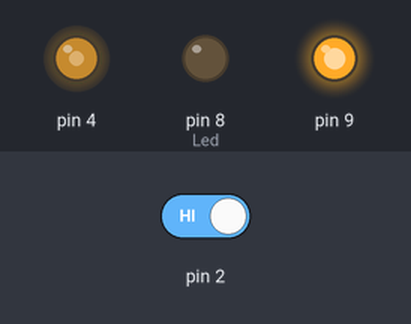
A sketch run on a simulated Arduino Uno, built for the host (arithmetic inside an expression is 32-bit, double 64-bit). On the bench: output pins drawn as LEDs (lit = HIGH). The inputs (shaded band) are chosen by the test bench; at power-on: pin 2 HIGH. Pins used as bus, display or sensor lines are not drawn.

Above: at 0.8 s.
At 2.1 s:
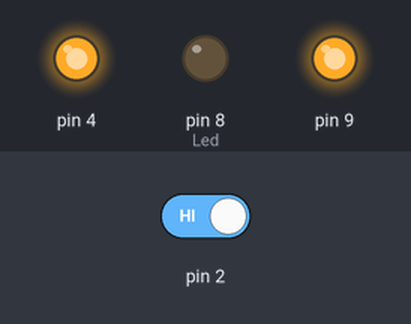
2.2 s: pin 2 driven LOW
At 2.59 s:
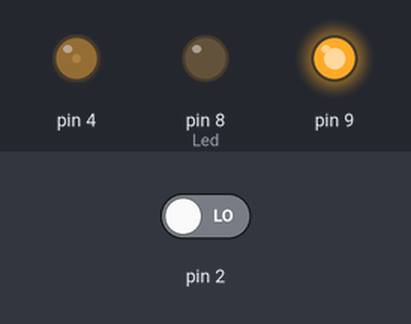
Timing chart, 0 to 5.2 s (numbered marks = the images above; inputs shaded):
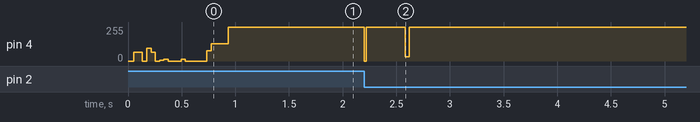

Measured:
- after the input at 2.2 s, pin 4: 255/255 → 0/255 at once, → 255/255 0.02 s later, → 31/255 0.36 s later, → 255/255 0.04 s later

The sketch:

VoiceLED.ino
```cpp
#include <ld3320.h>

VoiceRecognition Voice;                         //声明一个语音识别对象

#define Led 8                                   //定义LED控制引脚

void setup()
{
    pinMode(Led,OUTPUT);                        //初始化LED引脚为输出模式
    digitalWrite(Led,LOW);                      //LED引脚低电平

    Voice.init();                               //初始化VoiceRecognition模块
    Voice.addCommand("kai deng",0);             //添加指令，参数（指令内容，指令标签（可重复））
    Voice.addCommand("guan deng",1);            //添加指令，参数（指令内容，指令标签（可重复））
    Voice.start();//开始识别
}
void loop() {
  switch(Voice.read())                          //判断识别
  {
    case 0:                                     //若是指令“kai deng”
	digitalWrite(Led,HIGH);                 //点亮LED
        break;
    case 1:                                     //若是指令“guan deng”
	digitalWrite(Led,LOW);//熄灭LED
        break;
    default:
        break;
  }
}
```

PinMap.h
```cpp
// (licence header left out)
// Warning this file was generated by a program.
#ifndef PinMap_h
#define PinMap_h
#include <avr/io.h>
//------------------------------------------------------------------------------
/** struct for mapping digital pins */
struct pin_map_t {
  volatile uint8_t* ddr;
  volatile uint8_t* pin;
  volatile uint8_t* port;
  uint8_t bit;
};
//------------------------------------------------------------------------------
#if defined(__AVR_ATmega1280__) || defined(__AVR_ATmega2560__)
// Mega

// Two Wire (aka I2C) ports
uint8_t const SDA_PIN = 20;
uint8_t const SCL_PIN = 21;

// SPI port
uint8_t const SS_PIN = 53;
uint8_t const MOSI_PIN = 51;
uint8_t const MISO_PIN = 50;
uint8_t const SCK_PIN = 52;

static const pin_map_t digitalPinMap[] = {
  {&DDRE, &PINE, &PORTE, 0},  // E0  0
  {&DDRE, &PINE, &PORTE, 1},  // E1  1
  {&DDRE, &PINE, &PORTE, 4},  // E4  2
  {&DDRE, &PINE, &PORTE, 5},  // E5  3
  {&DDRG, &PING, &PORTG, 5},  // G5  4
  {&DDRE, &PINE, &PORTE, 3},  // E3  5
  {&DDRH, &PINH, &PORTH, 3},  // H3  6
  {&DDRH, &PINH, &PORTH, 4},  // H4  7
  {&DDRH, &PINH, &PORTH, 5},  // H5  8
  {&DDRH, &PINH, &PORTH, 6},  // H6  9
  {&DDRB, &PINB, &PORTB, 4},  // B4 10
  {&DDRB, &PINB, &PORTB, 5},  // B5 11
  {&DDRB, &PINB, &PORTB, 6},  // B6 12
  {&DDRB, &PINB, &PORTB, 7},  // B7 13
  {&DDRJ, &PINJ, &PORTJ, 1},  // J1 14
  {&DDRJ, &PINJ, &PORTJ, 0},  // J0 15
  {&DDRH, &PINH, &PORTH, 1},  // H1 16
  {&DDRH, &PINH, &PORTH, 0},  // H0 17
  {&DDRD, &PIND, &PORTD, 3},  // D3 18
  {&DDRD, &PIND, &PORTD, 2},  // D2 19
  {&DDRD, &PIND, &PORTD, 1},  // D1 20
  {&DDRD, &PIND, &PORTD, 0},  // D0 21
  {&DDRA, &PINA, &PORTA, 0},  // A0 22
  {&DDRA, &PINA, &PORTA, 1},  // A1 23
  {&DDRA, &PINA, &PORTA, 2},  // A2 24
  {&DDRA, &PINA, &PORTA, 3},  // A3 25
  {&DDRA, &PINA, &PORTA, 4},  // A4 26
  {&DDRA, &PINA, &PORTA, 5},  // A5 27
  {&DDRA, &PINA, &PORTA, 6},  // A6 28
  {&DDRA, &PINA, &PORTA, 7},  // A7 29
  {&DDRC, &PINC, &PORTC, 7},  // C7 30
  {&DDRC, &PINC, &PORTC, 6},  // C6 31
  {&DDRC, &PINC, &PORTC, 5},  // C5 32
  {&DDRC, &PINC, &PORTC, 4},  // C4 33
  {&DDRC, &PINC, &PORTC, 3},  // C3 34
  {&DDRC, &PINC, &PORTC, 2},  // C2 35
  {&DDRC, &PINC, &PORTC, 1},  // C1 36
  {&DDRC, &PINC, &PORTC, 0},  // C0 37
  {&DDRD, &PIND, &PORTD, 7},  // D7 38
  {&DDRG, &PING, &PORTG, 2},  // G2 39
  {&DDRG, &PING, &PORTG, 1},  // G1 40
  {&DDRG, &PING, &PORTG, 0},  // G0 41
  {&DDRL, &PINL, &PORTL, 7},  // L7 42
  {&DDRL, &PINL, &PORTL, 6},  // L6 43
  {&DDRL, &PINL, &PORTL, 5},  // L5 44
  {&DDRL, &PINL, &PORTL, 4},  // L4 45
  {&DDRL, &PINL, &PORTL, 3},  // L3 46
  {&DDRL, &PINL, &PORTL, 2},  // L2 47
  {&DDRL, &PINL, &PORTL, 1},  // L1 48
  {&DDRL, &PINL, &PORTL, 0},  // L0 49
  {&DDRB, &PINB, &PORTB, 3},  // B3 50
  {&DDRB, &PINB, &PORTB, 2},  // B2 51
  {&DDRB, &PINB, &PORTB, 1},  // B1 52
  {&DDRB, &PINB, &PORTB, 0},  // B0 53
  {&DDRF, &PINF, &PORTF, 0},  // F0 54
  {&DDRF, &PINF, &PORTF, 1},  // F1 55
  {&DDRF, &PINF, &PORTF, 2},  // F2 56
  {&DDRF, &PINF, &PORTF, 3},  // F3 57
  {&DDRF, &PINF, &PORTF, 4},  // F4 58
  {&DDRF, &PINF, &PORTF, 5},  // F5 59
  {&DDRF, &PINF, &PORTF, 6},  // F6 60
  {&DDRF, &PINF, &PORTF, 7},  // F7 61
  {&DDRK, &PINK, &PORTK, 0},  // K0 62
  {&DDRK, &PINK, &PORTK, 1},  // K1 63
  {&DDRK, &PINK, &PORTK, 2},  // K2 64
  {&DDRK, &PINK, &PORTK, 3},  // K3 65
  {&DDRK, &PINK, &PORTK, 4},  // K4 66
  {&DDRK, &PINK, &PORTK, 5},  // K5 67
  {&DDRK, &PINK, &PORTK, 6},  // K6 68
  {&DDRK, &PINK, &PORTK, 7}   // K7 69
};
//------------------------------------------------------------------------------
#elif defined(__AVR_ATmega644P__) || defined(__AVR_ATmega644__)
// Sanguino

// Two Wire (aka I2C) ports
uint8_t const SDA_PIN = 17;
uint8_t const SCL_PIN = 18;

// SPI port
uint8_t const SS_PIN = 4;
uint8_t const MOSI_PIN = 5;
uint8_t const MISO_PIN = 6;
uint8_t const SCK_PIN = 7;

static const pin_map_t digitalPinMap[] = {
  {&DDRB, &PINB, &PORTB, 0},  // B0  0
  {&DDRB, &PINB, &PORTB, 1},  // B1  1
  {&DDRB, &PINB, &PORTB, 2},  // B2  2
  {&DDRB, &PINB, &PORTB, 3},  // B3  3
  {&DDRB, &PINB, &PORTB, 4},  // B4  4
  {&DDRB, &PINB, &PORTB, 5},  // B5  5
  {&DDRB, &PINB, &PORTB, 6},  // B6  6
  {&DDRB, &PINB, &PORTB, 7},  // B7  7
  {&DDRD, &PIND, &PORTD, 0},  // D0  8
  {&DDRD, &PIND, &PORTD, 1},  // D1  9
  {&DDRD, &PIND, &PORTD, 2},  // D2 10
  {&DDRD, &PIND, &PORTD, 3},  // D3 11
  {&DDRD, &PIND, &PORTD, 4},  // D4 12
  {&DDRD, &PIND, &PORTD, 5},  // D5 13
  {&DDRD, &PIND, &PORTD, 6},  // D6 14
  {&DDRD, &PIND, &PORTD, 7},  // D7 15
  {&DDRC, &PINC, &PORTC, 0},  // C0 16
  {&DDRC, &PINC, &PORTC, 1},  // C1 17
  {&DDRC, &PINC, &PORTC, 2},  // C2 18
  {&DDRC, &PINC, &PORTC, 3},  // C3 19
  {&DDRC, &PINC, &PORTC, 4},  // C4 20
  {&DDRC, &PINC, &PORTC, 5},  // C5 21
  {&DDRC, &PINC, &PORTC, 6},  // C6 22
  {&DDRC, &PINC, &PORTC, 7},  // C7 23
  {&DDRA, &PINA, &PORTA, 7},  // A7 24
  {&DDRA, &PINA, &PORTA, 6},  // A6 25
  {&DDRA, &PINA, &PORTA, 5},  // A5 26
  {&DDRA, &PINA, &PORTA, 4},  // A4 27
  {&DDRA, &PINA, &PORTA, 3},  // A3 28
  {&DDRA, &PINA, &PORTA, 2},  // A2 29
  {&DDRA, &PINA, &PORTA, 1},  // A1 30
  {&DDRA, &PINA, &PORTA, 0}   // A0 31
};
//------------------------------------------------------------------------------
#elif defined(__AVR_ATmega32U4__)
// Leonardo
// Two Wire (aka I2C) ports
uint8_t const SDA_PIN = 2;
uint8_t const SCL_PIN = 3;

// SPI port
uint8_t const SS_PIN = 17;
uint8_t const MOSI_PIN = 16;
uint8_t const MISO_PIN = 14;
uint8_t const SCK_PIN = 15;

static const pin_map_t digitalPinMap[] = {
  {&DDRD, &PIND, &PORTD, 2},  // D2  0
  {&DDRD, &PIND, &PORTD, 3},  // D3  1
  {&DDRD, &PIND, &PORTD, 1},  // D1  2
  {&DDRD, &PIND, &PORTD, 0},  // D0  3
  {&DDRD, &PIND, &PORTD, 4},  // D4  4
  {&DDRC, &PINC, &PORTC, 6},  // C6  5
  {&DDRD, &PIND, &PORTD, 7},  // D7  6
  {&DDRE, &PINE, &PORTE, 6},  // E6  7
  {&DDRB, &PINB, &PORTB, 4},  // B4  8
  {&DDRB, &PINB, &PORTB, 5},  // B5  9
  {&DDRB, &PINB, &PORTB, 6},  // B6 10
  {&DDRB, &PINB, &PORTB, 7},  // B7 11
  {&DDRD, &PIND, &PORTD, 6},  // D6 12
  {&DDRC, &PINC, &PORTC, 7},  // C7 13
  {&DDRB, &PINB, &PORTB, 3},  // B3 14
  {&DDRB, &PINB, &PORTB, 1},  // B1 15
  {&DDRB, &PINB, &PORTB, 2},  // B2 16
  {&DDRB, &PINB, &PORTB, 0},  // B0 17
  {&DDRF, &PINF, &PORTF, 7},  // F7 18
  {&DDRF, &PINF, &PORTF, 6},  // F6 19
  {&DDRF, &PINF, &PORTF, 5},  // F5 20
  {&DDRF, &PINF, &PORTF, 4},  // F4 21
  {&DDRF, &PINF, &PORTF, 1},  // F1 22
  {&DDRF, &PINF, &PORTF, 0},  // F0 23
};
//------------------------------------------------------------------------------
#elif defined(__AVR_AT90USB646__) || defined(__AVR_AT90USB1286__)
// Teensy++ 1.0 & 2.0

// Two Wire (aka I2C) ports
uint8_t const SDA_PIN = 1;
uint8_t const SCL_PIN = 0;

// SPI port
uint8_t const SS_PIN = 20;
uint8_t const MOSI_PIN = 22;
uint8_t const MISO_PIN = 23;
uint8_t const SCK_PIN = 21;

static const pin_map_t digitalPinMap[] = {
  {&DDRD, &PIND, &PORTD, 0},  // D0  0
  {&DDRD, &PIND, &PORTD, 1},  // D1  1
  {&DDRD, &PIND, &PORTD, 2},  // D2  2
  {&DDRD, &PIND, &PORTD, 3},  // D3  3
  {&DDRD, &PIND, &PORTD, 4},  // D4  4
  {&DDRD, &PIND, &PORTD, 5},  // D5  5
  {&DDRD, &PIND, &PORTD, 6},  // D6  6
  {&DDRD, &PIND, &PORTD, 7},  // D7  7
  {&DDRE, &PINE, &PORTE, 0},  // E0  8
  {&DDRE, &PINE, &PORTE, 1},  // E1  9
  {&DDRC, &PINC, &PORTC, 0},  // C0 10
  {&DDRC, &PINC, &PORTC, 1},  // C1 11
  {&DDRC, &PINC, &PORTC, 2},  // C2 12
  {&DDRC, &PINC, &PORTC, 3},  // C3 13
  {&DDRC, &PINC, &PORTC, 4},  // C4 14
  {&DDRC, &PINC, &PORTC, 5},  // C5 15
  {&DDRC, &PINC, &PORTC, 6},  // C6 16
  {&DDRC, &PINC, &PORTC, 7},  // C7 17
  {&DDRE, &PINE, &PORTE, 6},  // E6 18
  {&DDRE, &PINE, &PORTE, 7},  // E7 19
  {&DDRB, &PINB, &PORTB, 0},  // B0 20
  {&DDRB, &PINB, &PORTB, 1},  // B1 21
  {&DDRB, &PINB, &PORTB, 2},  // B2 22
  {&DDRB, &PINB, &PORTB, 3},  // B3 23
  {&DDRB, &PINB, &PORTB, 4},  // B4 24
  {&DDRB, &PINB, &PORTB, 5},  // B5 25
  {&DDRB, &PINB, &PORTB, 6},  // B6 26
  {&DDRB, &PINB, &PORTB, 7},  // B7 27
  {&DDRA, &PINA, &PORTA, 0},  // A0 28
  {&DDRA, &PINA, &PORTA, 1},  // A1 29
  {&DDRA, &PINA, &PORTA, 2},  // A2 30
  {&DDRA, &PINA, &PORTA, 3},  // A3 31
  {&DDRA, &PINA, &PORTA, 4},  // A4 32
  {&DDRA, &PINA, &PORTA, 5},  // A5 33
  {&DDRA, &PINA, &PORTA, 6},  // A6 34
  {&DDRA, &PINA, &PORTA, 7},  // A7 35
  {&DDRE, &PINE, &PORTE, 4},  // E4 36
  {&DDRE, &PINE, &PORTE, 5},  // E5 37
  {&DDRF, &PINF, &PORTF, 0},  // F0 38
  {&DDRF, &PINF, &PORTF, 1},  // F1 39
  {&DDRF, &PINF, &PORTF, 2},  // F2 40
  {&DDRF, &PINF, &PORTF, 3},  // F3 41
  {&DDRF, &PINF, &PORTF, 4},  // F4 42
  {&DDRF, &PINF, &PORTF, 5},  // F5 43
  {&DDRF, &PINF, &PORTF, 6},  // F6 44
  {&DDRF, &PINF, &PORTF, 7}   // F7 45
};
//------------------------------------------------------------------------------
#else  // defined(__AVR_ATmega1280__) || defined(__AVR_ATmega2560__)
// 168 and 328 Arduinos

// Two Wire (aka I2C) ports
uint8_t const SDA_PIN = 18;
uint8_t const SCL_PIN = 19;

// SPI port
uint8_t const SS_PIN = 10;
uint8_t const MOSI_PIN = 11;
uint8_t const MISO_PIN = 12;
uint8_t const SCK_PIN = 13;

static const pin_map_t digitalPinMap[] = {
  {&DDRD, &PIND, &PORTD, 0},  // D0  0
  {&DDRD, &PIND, &PORTD, 1},  // D1  1
  {&DDRD, &PIND, &PORTD, 2},  // D2  2
  {&DDRD, &PIND, &PORTD, 3},  // D3  3
  {&DDRD, &PIND, &PORTD, 4},  // D4  4
  {&DDRD, &PIND, &PORTD, 5},  // D5  5
  {&DDRD, &PIND, &PORTD, 6},  // D6  6
  {&DDRD, &PIND, &PORTD, 7},  // D7  7
  {&DDRB, &PINB, &PORTB, 0},  // B0  8
  {&DDRB, &PINB, &PORTB, 1},  // B1  9
  {&DDRB, &PINB, &PORTB, 2},  // B2 10
  {&DDRB, &PINB, &PORTB, 3},  // B3 11
  {&DDRB, &PINB, &PORTB, 4},  // B4 12
  {&DDRB, &PINB, &PORTB, 5},  // B5 13
  {&DDRC, &PINC, &PORTC, 0},  // C0 14
  {&DDRC, &PINC, &PORTC, 1},  // C1 15
  {&DDRC, &PINC, &PORTC, 2},  // C2 16
  {&DDRC, &PINC, &PORTC, 3},  // C3 17
  {&DDRC, &PINC, &PORTC, 4},  // C4 18
  {&DDRC, &PINC, &PORTC, 5}   // C5 19
};
#endif  // defined(__AVR_ATmega1280__) || defined(__AVR_ATmega2560__)
//------------------------------------------------------------------------------
static const uint8_t digitalPinCount = sizeof(digitalPinMap)/sizeof(pin_map_t);

uint8_t badPinNumber(void)
  __attribute__((error("Pin number is too large or not a constant")));

static inline __attribute__((always_inline))
  uint8_t getPinMode(uint8_t pin) {
  if (__builtin_constant_p(pin) && pin < digitalPinCount) {
    return (*digitalPinMap[pin].ddr >> digitalPinMap[pin].bit) & 1;
  } else {
    return badPinNumber();
  }
}
static inline __attribute__((always_inline))
  void setPinMode(uint8_t pin, uint8_t mode) {
  if (__builtin_constant_p(pin) && pin < digitalPinCount) {
    if (mode) {
      *digitalPinMap[pin].ddr |= 1 << digitalPinMap[pin].bit;
    } else {
      *digitalPinMap[pin].ddr &= ~(1 << digitalPinMap[pin].bit);
    }
  } else {
    badPinNumber();
  }
}
static inline __attribute__((always_inline))
  uint8_t fastDigitalRead(uint8_t pin) {
  if (__builtin_constant_p(pin) && pin < digitalPinCount) {
    return (*digitalPinMap[pin].pin >> digitalPinMap[pin].bit) & 1;
  } else {
    return badPinNumber();
  }
}
static inline __attribute__((always_inline))
  void fastDigitalWrite(uint8_t pin, uint8_t value) {
  if (__builtin_constant_p(pin) && pin < digitalPinCount) {
    if (value) {
      *digitalPinMap[pin].port |= 1 << digitalPinMap[pin].bit;
    } else {
      *digitalPinMap[pin].port &= ~(1 << digitalPinMap[pin].bit);
    }
  } else {
    badPinNumber();
  }
}
#endif  // Sd2PinMap_h
```

ld3320.h
```cpp
#ifndef LD3320_H
#define LD3320_H

#include <PinMap.h>
#include <Arduino.h>

#define uint8 unsigned char
#define SPI_MODE_MASK 0x0C  // CPOL = bit 3, CPHA = bit 2 on SPCR
#define MIC 0x0b
#define MONO 0x23
#define uint8 unsigned char
#define CLK_IN   	     24///ÆµÂÊ
#define PLL_11			(uint8)((CLK_IN/2.0)-1)
#define PLL_ASR_19 		(uint8)(CLK_IN*32.0/(PLL_11+1) - 0.51)
#define PLL_ASR_1B 		0x48
#define PLL_ASR_1D 		0x1f


#define MEGA_SOFT_SPI 0
#if MEGA_SOFT_SPI && (defined(__AVR_ATmega1280__)||defined(__AVR_ATmega2560__))
#define SOFTWARE_SPI
#endif  // MEGA_SOFT_SPI
//------------------------------------------------------------------------------
// SPI pin definitions
//
#ifndef SOFTWARE_SPI
// hardware pin defs

uint8_t const  LD_CHIP_SELECT_PIN = SS;
// The following three pins must not be redefined for hardware SPI.
/** SPI Master Out Slave In pin */
uint8_t const  SPI_MOSI_PIN = MOSI;
/** SPI Master In Slave Out pin */
uint8_t const  SPI_MISO_PIN = MISO;
/** SPI Clock pin */
uint8_t const  SPI_SCK_PIN = SCK;
/** optimize loops for hardware SPI */
/** optimize loops for hardware SPI */
#define OPTIMIZE_HARDWARE_SPI

#else  // SOFTWARE_SPI
// define software SPI pins
/** SPI chip select pin */
uint8_t const LD_CHIP_SELECT_PIN = 10;
/** SPI Master Out Slave In pin */
uint8_t const SPI_MOSI_PIN = 11;
/** SPI Master In Slave Out pin */
uint8_t const SPI_MISO_PIN = 12;
/** SPI Clock pin */
uint8_t const SPI_SCK_PIN = 13;

#endif  // SOFTWARE_SPI


class VoiceRecognition
{

public:
	VoiceRecognition();

	void reset();
	void init(uint8_t mic=MIC);
	void ASR_init();
	unsigned char start();
	void addCommand(char *pass,int num);
	int read();

	void micVol(uint8_t vol);
	void speechEndpoint(uint8_t speech_endpoint_);
	void speechStartTime(uint8_t speech_start_time_);
	void speechEndTime(uint8_t speech_end_time_);
	void voiceMaxLength(uint8_t voice_max_length_);
	void noiseTime(uint8_t noise_time_);
 private:

};

	void writeReg(unsigned char address,unsigned char value);
	unsigned char readReg(unsigned char address);
	byte transfer(byte _data);
	void cSHigh(void);
	void cSLow(void);
	void update();
	int check_b2();
#endif
```
